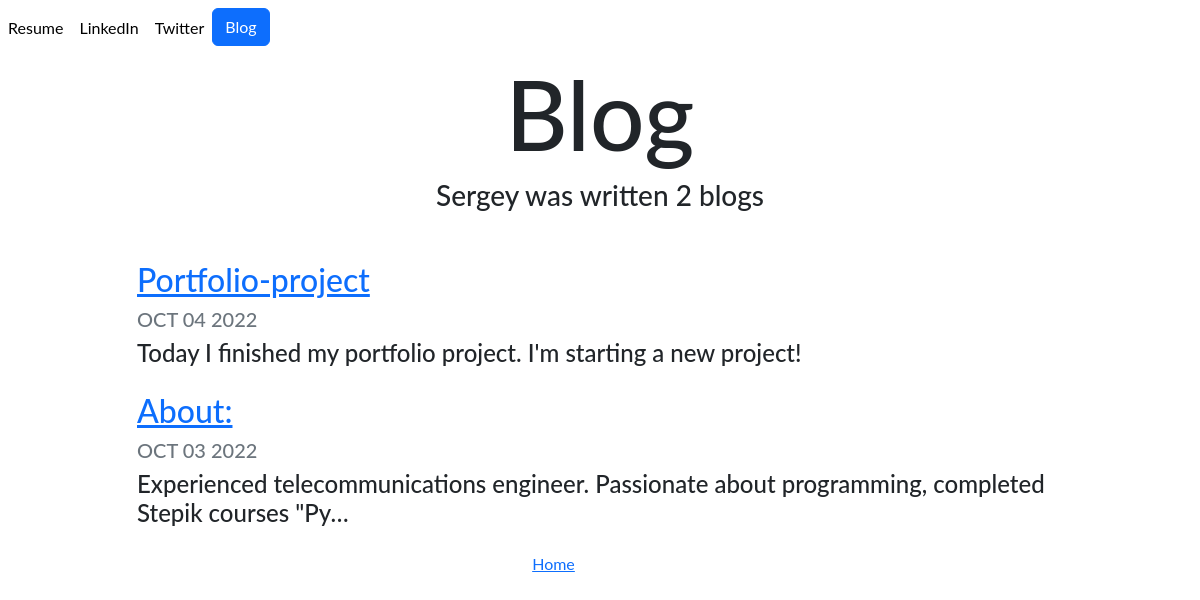
Screenshot of /blog/ with the database file from the repository.
### blog/models.py (models this page shows, shortened)
class Blog(models.Model):
    title = models.CharField(max_length=200)
    date = models.DateField()
    description = models.TextField()

### blog/views.py (the view)
# urls.py: path('', views.all_blogs, name='all_blogs'),
def all_blogs(request):
    blogs = Blog.objects.order_by('-date')
    return render(request, 'blog/all_blogs.html', {'blogs': blogs})

### blog/templates/blog/all_blogs.html
{% extends 'portfolio/base.html' %}
{% load static %}
{% block content %}
<h2 id="blogtitle" class="font-weight-bold text-center">Blog</h2>
<h3 class="text-center mb-5">Sergey was written {{ blogs.count }} blog{{ blogs.count|pluralize }}</h3>
{% for blog in blogs %}
<div class="row justify-content-center my-3">
  <div class="col-md-10">
    <a href="{% url 'blog:detail' blog.id %}">
      <h2>{{ blog.title }}</h2>
    </a>
    <h5 class="text-muted">{{ blog.date|date:'M d Y'|upper }}</h5>
    <h4>{{ blog.description|striptags|truncatechars:100 }}</h4>
  </div>
</div>
{% endfor %}
<div class="col-md-11 text-center">
  <a href="{% url 'home' %}" >Home</a>
</div>
{% endblock %}

### portfolio/static/portfolio/custom.css (style rules this page uses)
body { font-family: 'Lato', sans-serif; }
#blogtitle { font-size: 6rem; }

### rows the page displays
Blog: title "Portfolio-project", date "OCT 04 2022", description "Today I finished my portfolio project. I'm starting a new project!"
Blog: title "About:", date "OCT 03 2022", description "Experienced telecommunications engineer. Passionate about programming, completed Stepik courses \"Py…"

### other values shown
{{ blogs.count }} "2"
